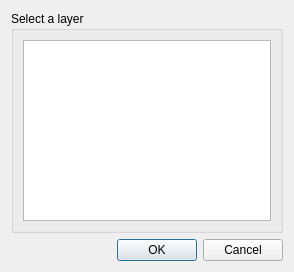
<?xml version="1.0" encoding="UTF-8"?>
<ui version="4.0">
 <class>DlgDataIOLoadTESingleLayer</class>
 <widget class="QDialog" name="DlgDataIOLoadTESingleLayer">
  <property name="windowModality">
   <enum>Qt::ApplicationModal</enum>
  </property>
  <property name="geometry">
   <rect>
    <x>0</x>
    <y>0</y>
    <width>294</width>
    <height>272</height>
   </rect>
  </property>
  <property name="sizePolicy">
   <sizepolicy hsizetype="Fixed" vsizetype="Fixed">
    <horstretch>0</horstretch>
    <verstretch>0</verstretch>
   </sizepolicy>
  </property>
  <property name="windowTitle">
   <string>Open a LDMS file</string>
  </property>
  <layout class="QGridLayout" name="gridLayout">
   <item row="3" column="0">
    <widget class="QDialogButtonBox" name="buttonBox">
     <property name="standardButtons">
      <set>QDialogButtonBox::Cancel|QDialogButtonBox::Ok</set>
     </property>
    </widget>
   </item>
   <item row="0" column="0">
    <widget class="QGroupBox" name="groupBox">
     <property name="title">
      <string>Select a layer</string>
     </property>
     <layout class="QVBoxLayout" name="verticalLayout_2">
      <item>
       <widget class="QListView" name="layers_view">
        <property name="sizePolicy">
         <sizepolicy hsizetype="Expanding" vsizetype="Expanding">
          <horstretch>0</horstretch>
          <verstretch>0</verstretch>
         </sizepolicy>
        </property>
        <property name="minimumSize">
         <size>
          <width>200</width>
          <height>150</height>
         </size>
        </property>
        <property name="selectionMode">
         <enum>QAbstractItemView::SingleSelection</enum>
        </property>
       </widget>
      </item>
     </layout>
    </widget>
   </item>
  </layout>
 </widget>
 <resources/>
 <connections/>
</ui>
